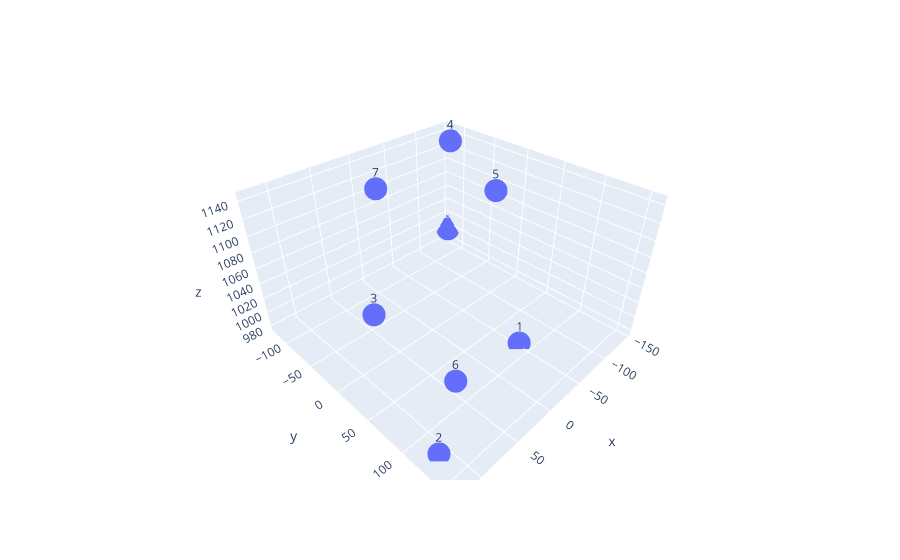

Write notebook code for a chart like this one.
### Code cell
import plotly.express as px

fig = px.scatter_3d(x=data_coordinates_arena[:, 0], y=data_coordinates_arena[:, 1], z=data_coordinates_arena[:, 2], text=range(8))
plt.axis('equal')
fig.show()

### Figure 1 — Plotly figure (JSON) as saved in the notebook; plotly's stock layout.template omitted (floating-point values rounded to 4 significant figures)
{"data": [{"hovertemplate": "x=%{x}<br>y=%{y}<br>z=%{z}<br>text=%{text}<extra></extra>", "legendgroup": "", "marker": {"color": "#636efa", "symbol": "circle"}, "mode": "markers+text", "name": "", "scene": "scene", "showlegend": false, "text": [0, 1, 2, 3, 4, 5, 6, 7], "type": "scatter3d", "x": [-145.6, -48.96, 111.9, 41.84, -142.6, -56.23, 123.6, 11.13], "y": [-122.5, 87.4, 126.0, -55.08, -114.2, 35.84, 157.1, -71.32], "z": [997.0, 978.3, 978.2, 988.3, 1132.0, 1145.0, 1105.0, 1133.0]}], "layout": {"legend": {"tracegroupgap": 0}, "margin": {"t": 60}, "scene": {"domain": {"x": [0, 1], "y": [0, 1]}, "xaxis": {"title": {"text": "x"}}, "yaxis": {"title": {"text": "y"}}, "zaxis": {"title": {"text": "z"}}}}}
